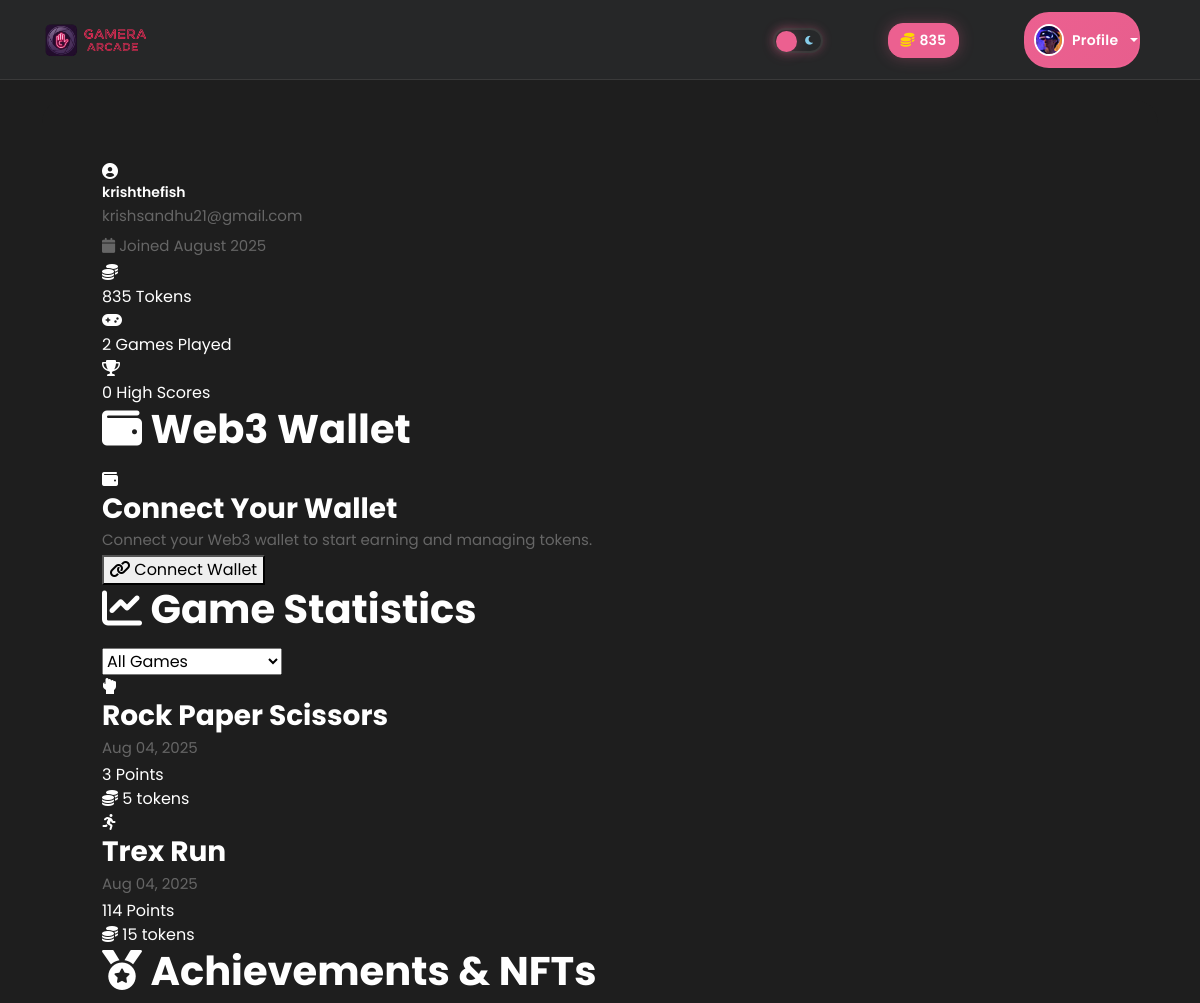
Page /profile (signed in, upper part) on the earlier database version.
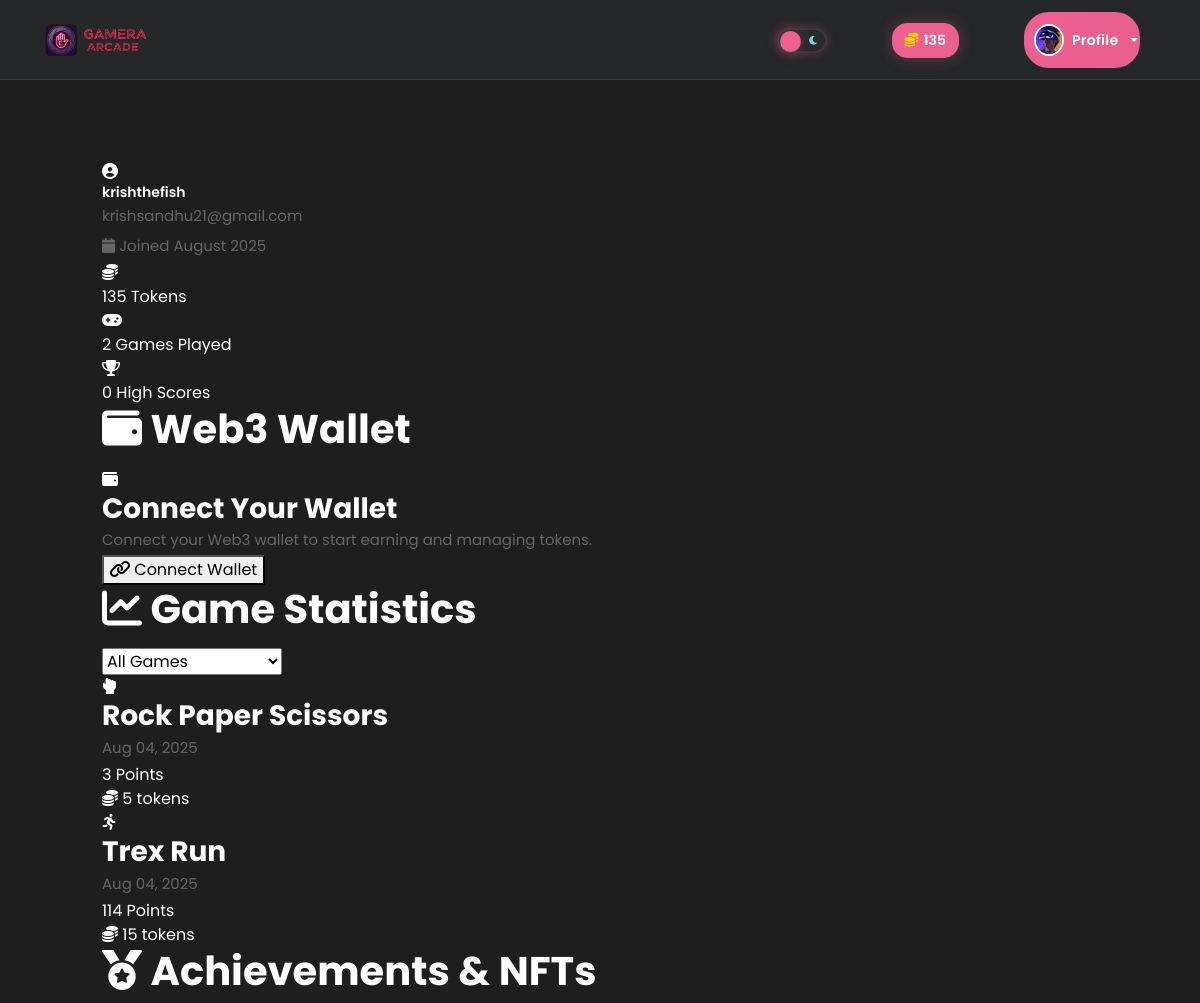
Same page on the later database version.
### app.py (models this page shows)
class User(db.Model):
    id = db.Column(db.Integer, primary_key=True)
    username = db.Column(db.String(80), unique=True, nullable=False)
    email = db.Column(db.String(120), unique=True, nullable=False)
    password_hash = db.Column(db.String(120), nullable=False)
    wallet_address = db.Column(db.String(42), nullable=True)  # Web3 wallet address
    tokens = db.Column(db.Integer, default=1000)  # Game tokens earned
    created_at = db.Column(db.DateTime, default=datetime.utcnow)
    scores = db.relationship('Score', backref='user', lazy=True)

### app.py (the view)
@app.route('/profile')
def profile():
    if 'user_id' not in session:
        return redirect(url_for('auth'))
    user = User.query.get(session['user_id'])
    user_scores = Score.query.filter_by(user_id=user.id)\
        .order_by(Score.created_at.desc())\
        .limit(20)\
        .all()
    return render_template('profile.html', user=user, scores=user_scores)

### templates/profile.html (shortened to what the changed rows need)
{% extends "layout.html" %}
{% block content %}
<div class="profile-page">
    <div class="profile-header">
        <div class="profile-info">
            <div class="profile-details">
                <h1 class="profile-name">{{ user.username }}</h1>
                <p class="profile-email">{{ user.email }}</p>
                <p class="profile-joined">
                    <i class="fas fa-calendar"></i>
                    Joined {{ user.created_at.strftime('%B %Y') }}
                </p>
            </div>
        </div>
        <div class="profile-stats">
            <div class="stat-card">
                <div class="stat-info">
                    <span class="stat-number">{{ user.tokens }}</span>
                    <span class="stat-label">Tokens</span>
                </div>
            </div>
        </div>
    </div>
    <div class="profile-content">
        <div class="profile-section">
            <div class="section-header">
                <h2 class="section-title">
                    <i class="fas fa-wallet"></i>
                    Web3 Wallet
                </h2>
            </div>
        </div>
        <div class="profile-section">
            <div class="section-header">
                <h2 class="section-title">
                    <i class="fas fa-chart-line"></i>
                    Game Statistics
                </h2>
            </div>
        </div>
        <div class="profile-section">
            <div class="section-header">
                <h2 class="section-title">
                    <i class="fas fa-medal"></i>
                    Achievements & NFTs
                </h2>
            </div>
        </div>
    </div>
</div>
{% endblock %}

Differences in the rows shown:
changed User "krishsandhu21@gmail.com": tokens "835" → "135"
Other differences:
{{ session.tokens }}: "835" → "135"
